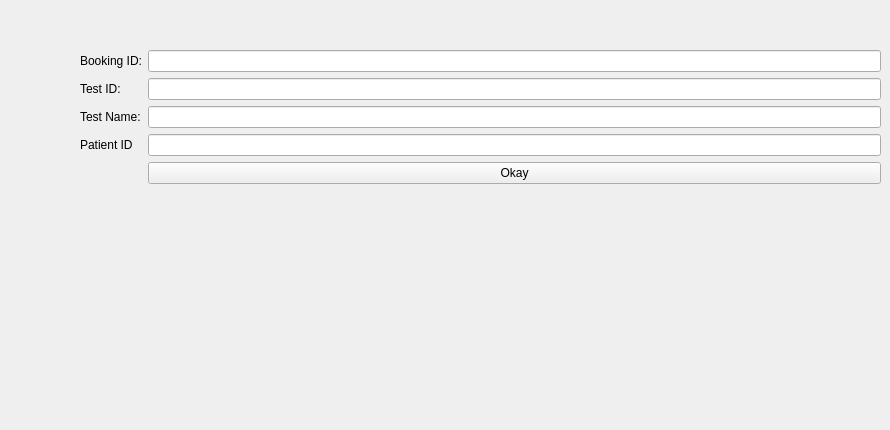
              <widget class="QWidget" name="lab_test_sche">
               <widget class="QWidget" name="formLayoutWidget_13">
                <property name="geometry">
                 <rect>
                  <x>80</x>
                  <y>50</y>
                  <width>801</width>
                  <height>371</height>
                 </rect>
                </property>
                <layout class="QFormLayout" name="formLayout_22">
                 <item row="1" column="0">
                  <widget class="QLabel" name="label_89">
                   <property name="text">
                    <string>Test ID:</string>
                   </property>
                  </widget>
                 </item>
                 <item row="1" column="1">
                  <widget class="QLineEdit" name="tetst_id"/>
                 </item>
                 <item row="2" column="0">
                  <widget class="QLabel" name="label_90">
                   <property name="text">
                    <string>Test Name:</string>
                   </property>
                  </widget>
                 </item>
                 <item row="2" column="1">
                  <widget class="QLineEdit" name="tets_name"/>
                 </item>
                 <item row="3" column="0">
                  <widget class="QLabel" name="patient_test_sche">
                   <property name="text">
                    <string>Patient ID</string>
                   </property>
                  </widget>
                 </item>
                 <item row="3" column="1">
                  <widget class="QLineEdit" name="patientIDLineEdit_tets"/>
                 </item>
                 <item row="4" column="1">
                  <widget class="QPushButton" name="test_book_push">
                   <property name="text">
                    <string>Okay</string>
                   </property>
                  </widget>
                 </item>
                 <item row="0" column="0">
                  <widget class="QLabel" name="test_booking_id">
                   <property name="text">
                    <string>Booking ID:</string>
                   </property>
                  </widget>
                 </item>
                 <item row="0" column="1">
                  <widget class="QLineEdit" name="tbLineEdit"/>
                 </item>
                </layout>
               </widget>
              </widget>
